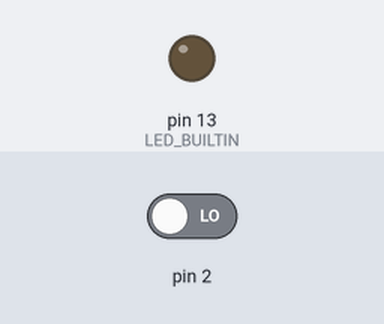
The sketch below on a simulated Arduino Uno, built with avr-gcc and run on an emulated ATmega328P. On the bench: output pins drawn as LEDs (lit = HIGH). The inputs (shaded band) are chosen by the test bench; at power-on: pin 2 LOW.

Above: at 1.2 s.
1.3 s: pin 2 driven HIGH
At 2.4 s:
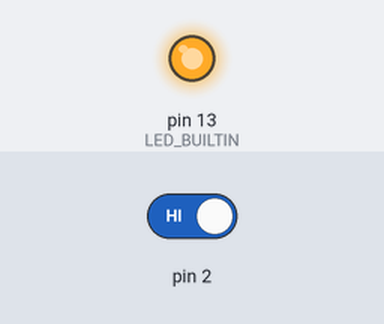
2.8 s: pin 2 driven LOW
At 3.6 s:
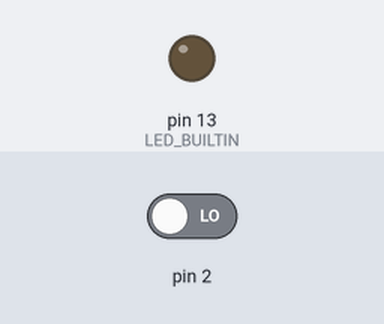
Timing chart, 0 to 5.8 s (numbered marks = the images above; inputs shaded):
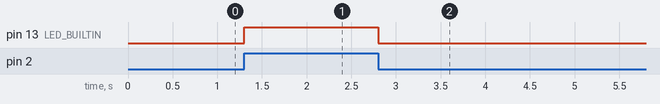

Measured:
- after the input at 1.3 s, pin 13 (LED_BUILTIN): LOW → HIGH at once
- after the input at 2.8 s, pin 13 (LED_BUILTIN): HIGH → LOW at once

The sketch:

sketch_jun25a.ino
```cpp
void setup() {
  // put your setup code here, to run once
  pinMode(LED_BUILTIN, OUTPUT);
}

void loop() {
  // put your main code here, to run repeatedly:
  if (digitalRead(2)==HIGH) {
    digitalWrite(LED_BUILTIN, HIGH);
  } else {
    digitalWrite(LED_BUILTIN, LOW);
  }
}
```
